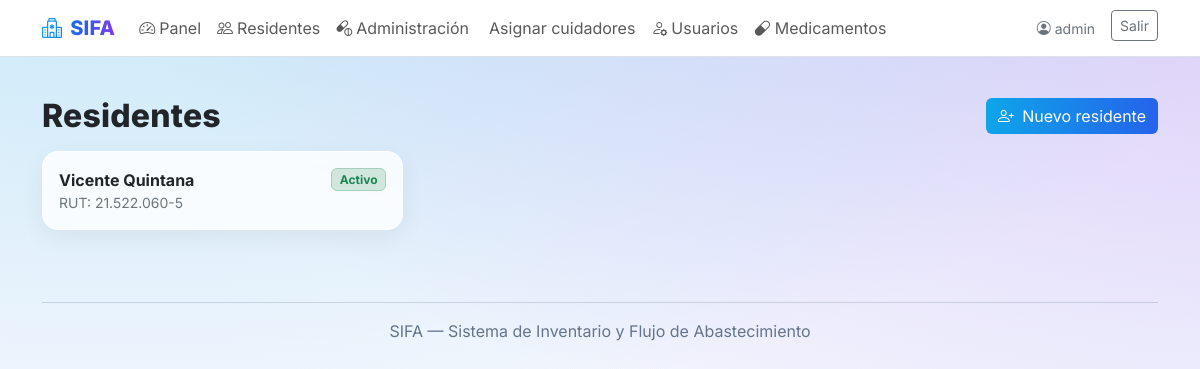
The page /residentes/ (signed in) on the database as committed earlier.
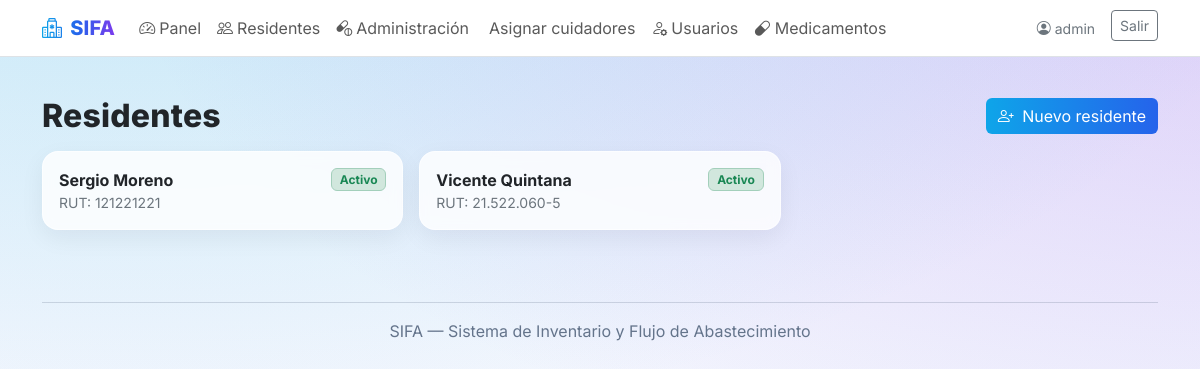
The same page on the database as committed later.
### landing/models.py (models this page shows, shortened)
class Residente(models.Model):
    class Sexo(models.TextChoices):
        M = "M", "Masculino"
        F = "F", "Femenino"
        O = "O", "Otro/ND"
    nombre_completo = models.CharField(max_length=160)
    rut = models.CharField(max_length=20, unique=True)
    fecha_nacimiento = models.DateField(null=True, blank=True)
    sexo = models.CharField(max_length=1, choices=Sexo.choices, default=Sexo.O)
    alergias = models.TextField(blank=True)
    activo = models.BooleanField(default=True)

### landing/views.py (the view)
# urls.py: path('residentes/', views.residente_list, name='residente_list'),
@login_required
@tens_or_admin_required
def residente_list(request):
    qs = Residente.objects.filter(activo=True).order_by('nombre_completo')
    return render(request, 'residentes/residentes_list.html', {'residentes': qs})

### landing/roles.py (called while the page is built)
def is_admin(user):
    return user.is_authenticated and (user.is_superuser or user.groups.filter(name=ADMIN_GROUP).exists())

def _require_role(test_func):
    def decorator(view_func):
        @wraps(view_func)
        def _wrapped(request, *args, **kwargs):
            u = request.user
            if not u.is_authenticated:
                return redirect_to_login(request.get_full_path(), login_url='login')
            if test_func(u):
                return view_func(request, *args, **kwargs)
            raise PermissionDenied
        return _wrapped
    return decorator

### landing/templatetags/roles_tags.py (called while the page is built)
@register.filter(name='is_admin')
def is_admin_filter(user):
    return _is_admin(user)

### landing/templates/residentes/residentes_list.html (shortened to what this page needs)
{% extends 'base.html' %}
{% block content %}
<div class="container py-4">
  <div class="d-flex align-items-center justify-content-between mb-3">
    <h2 class="page-title mb-0">Residentes</h2>
    <a class="btn btn-gradient" href="{% url 'residente_create' %}">
      <i class="bi bi-person-plus me-1"></i> Nuevo residente
    </a>
  </div>
  {% if residentes %}
    <div class="row g-3">
      {% for r in residentes %}
        <div class="col-md-6 col-lg-4">
          <div class="glass-card p-3 h-100">
            <div class="d-flex align-items-start justify-content-between">
              <div>
                <div class="fw-bold">{{ r.nombre_completo }}</div>
                {% if r.rut %}<div class="small text-secondary">RUT: {{ r.rut }}</div>{% endif %}
              </div>
              <span class="badge bg-success-subtle text-success border border-success-subtle">Activo</span>
            </div>
          </div>
        </div>
      {% endfor %}
    </div>
  {% else %}
    <div class="glass-card p-4 text-center">
      <div class="text-secondary">Aún no hay residentes.</div>
    </div>
  {% endif %}
</div>
{% endblock %}

Rows that differ between the two databases and show on the page:
added Residente: nombre_completo "Sergio Moreno", rut "121221221"
